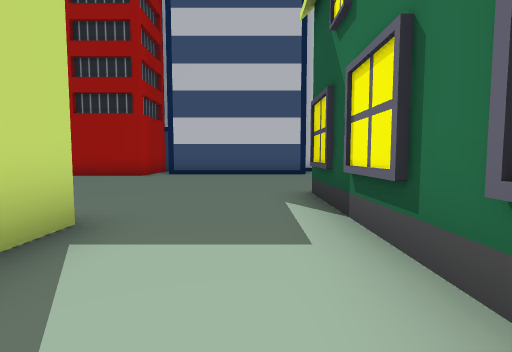
View 1 (above)

22 first-person views from a walk through a 3-D level made in the Unity game engine. The camera is 1.3 m above the floor, tilts 4° down and sees 85° across. The floor is counted in squares, 2 m on a side. Each view is taken from the middle of a square. On the plan, view 1 faces up. The plan holds only what a view shows up to about 9 squares ahead; the rest is blank. The place goes on beyond the plan. The player character is not drawn. Some surface patterns are stand-ins.

View 2
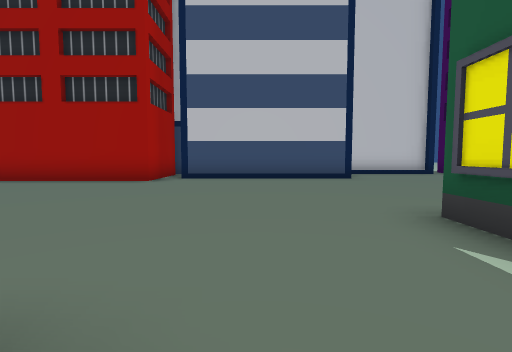

View 3
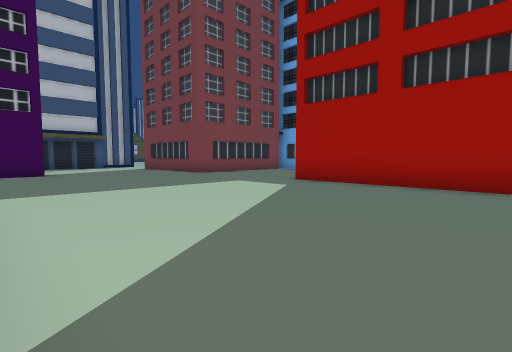

View 4
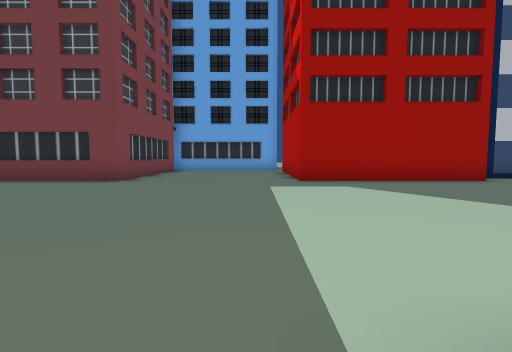

View 5
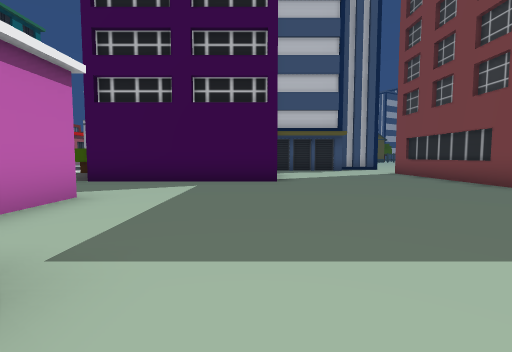

View 6
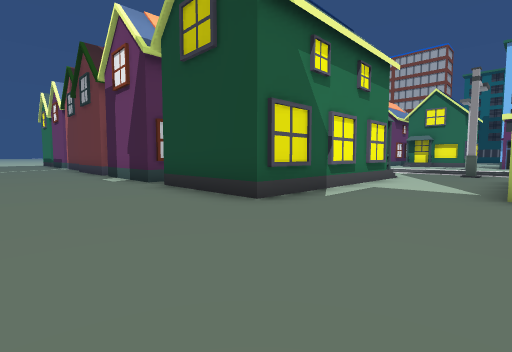

View 7
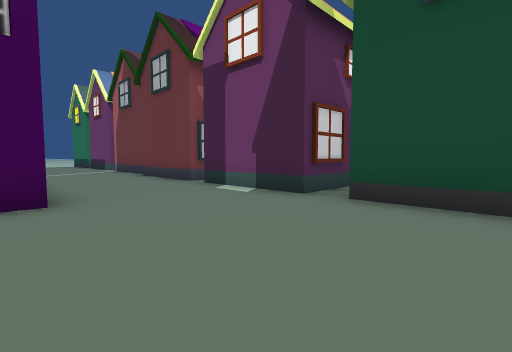

View 8
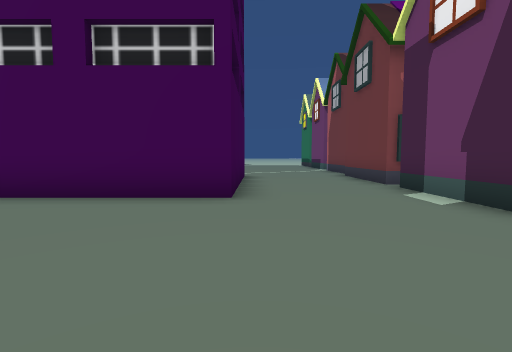

View 9
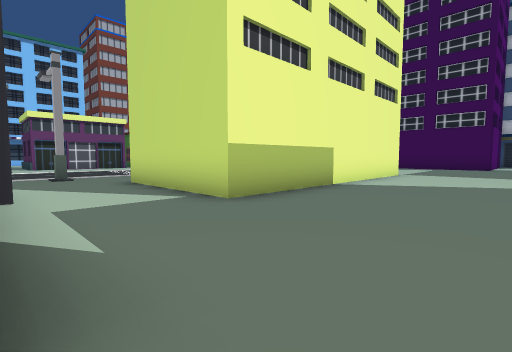

View 10
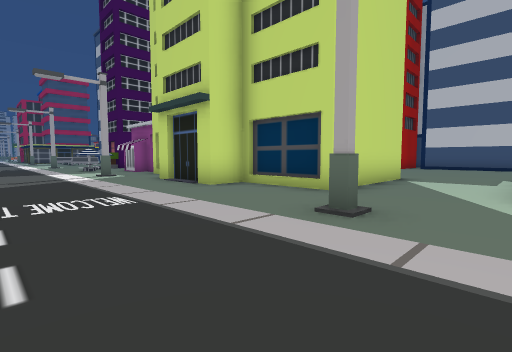

View 11
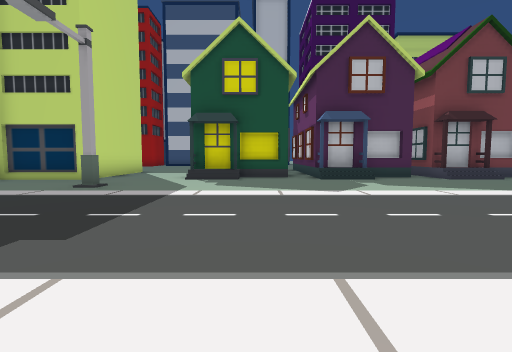

View 12
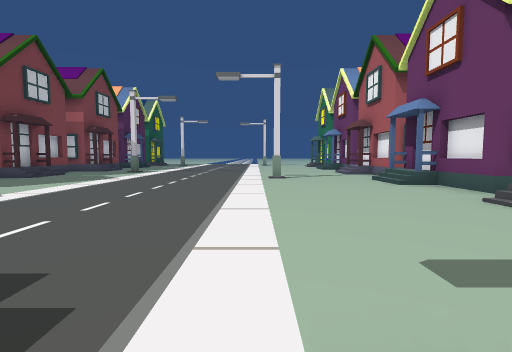

View 13
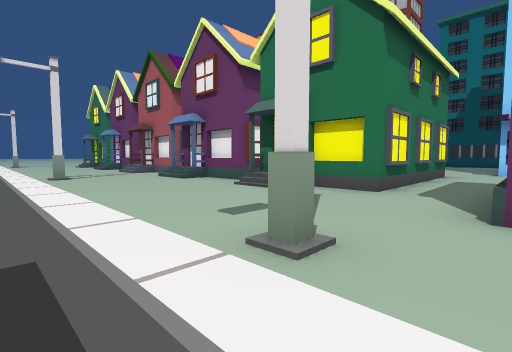

View 14
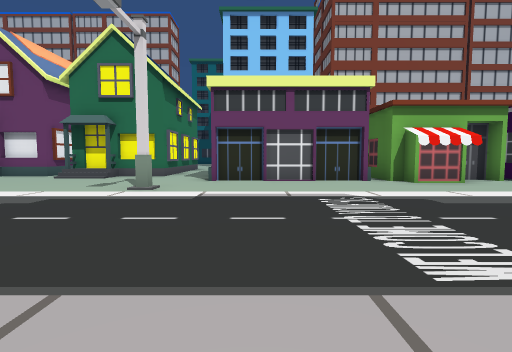

View 15
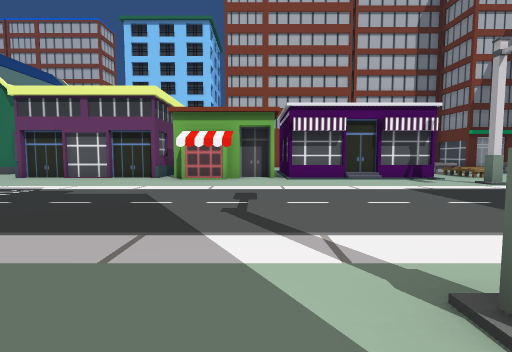

View 16
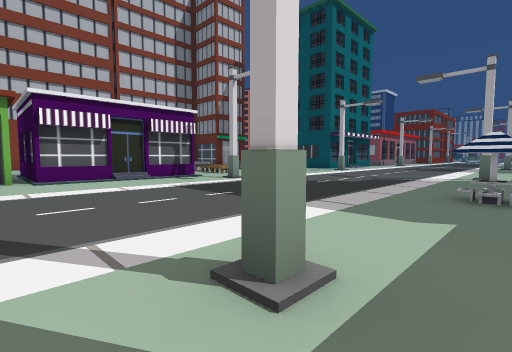

View 17
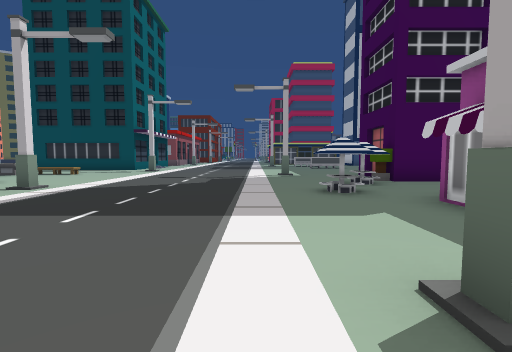

View 18
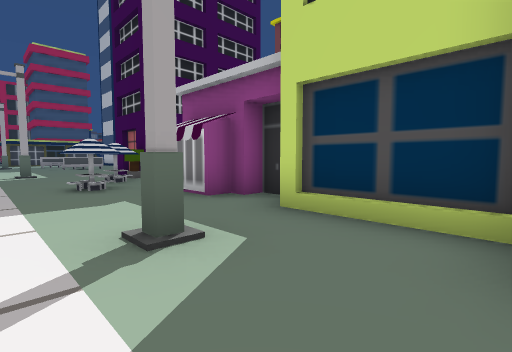

View 19
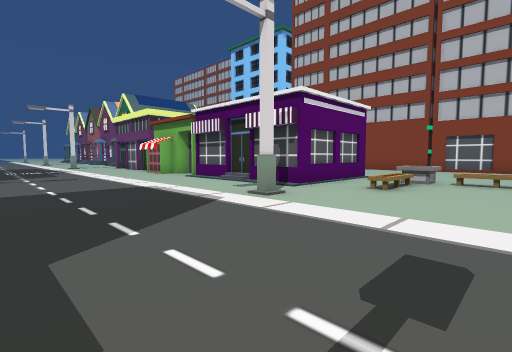

View 20
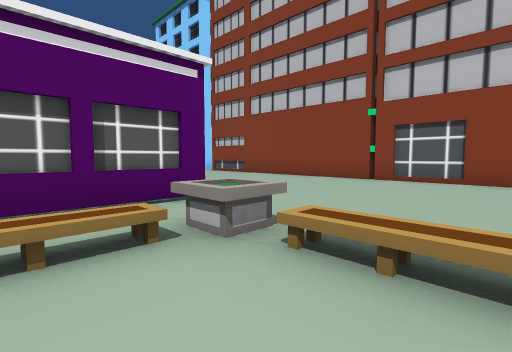

View 21
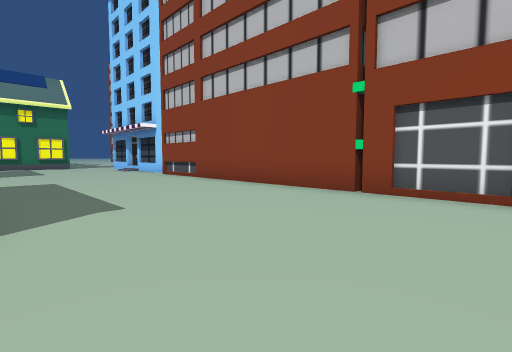

View 22
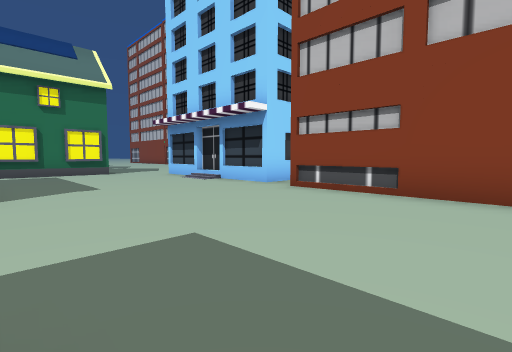

### Floor plan
Key: @ floor where view 1 was taken; # wall or solid block; . floor; / step, stairs or slope; H house; B building; P plant; U umbrella; O other object.
Columns run from 17 left of view 1 to 10 right of it. Each row starts with its distance up from view 1.
 11    #....B    BB     ....
 10 ####....B####B#####.....
  9 BBB.....................
  8 ............................
  7 ............................
  6 ............................
  5 ..................##########
  4   ................#
  3   ................#
  2   ......       #..#
  1   ...##        #..#
  0 BB#. ###       #.@##H###H##H
 -1  .P..#B.B## ####..//..//../H
 -2 ..U.U.....###..............
 -3 ....U...#........#.........
 -4 ...........................
 -5 ...........................
 -6 ...........................
 -7 ...........................
 -8 ...........................
 -9 ...#.............#.......#.
-10 ....#B/B#. B...............
-11 ../.#   #### ###B..........
-12 ../.#   #  #     .#H#HHH#HHH
-13 //O.#   #        .#   #   #
-14 ..................#
-15 ..................#
-16 ..................#
-17 ..................#
-18 ...................
-19 #############B/ B
-20             #
-21
-22
-23
-24          BBB

Where each view was taken, in squares from view 1:
view 1: 0 up, 0 right, facing up
view 2: 2 up, 1 left, facing up
view 3: 3 up, 4 left, facing up-left
view 4: 2 up, 10 left, facing up
view 5: 4 up, 8 left, facing left
view 6: 8 up, 2 left, facing down-right
view 7: 9 up, 2 right, facing down-right
view 8: 8 up, 2 right, facing right
view 9: 6 up, 1 right, facing down-left
view 10: 6 down, 1 right, facing up-left
view 11: 9 down, 3 right, facing up
view 12: 8 down, 0 right, facing right
view 13: 7 down, 1 left, facing down-right
view 14: 3 down, 2 left, facing down
view 15: 2 down, 8 left, facing down
view 16: 2 down, 8 left, facing down-left
view 17: 4 down, 8 left, facing left
view 18: 4 down, 7 left, facing up-left
view 19: 5 down, 17 left, facing down-right
view 20: 11 down, 17 left, facing down-right
view 21: 14 down, 16 left, facing down-right
view 22: 14 down, 10 left, facing down-right
